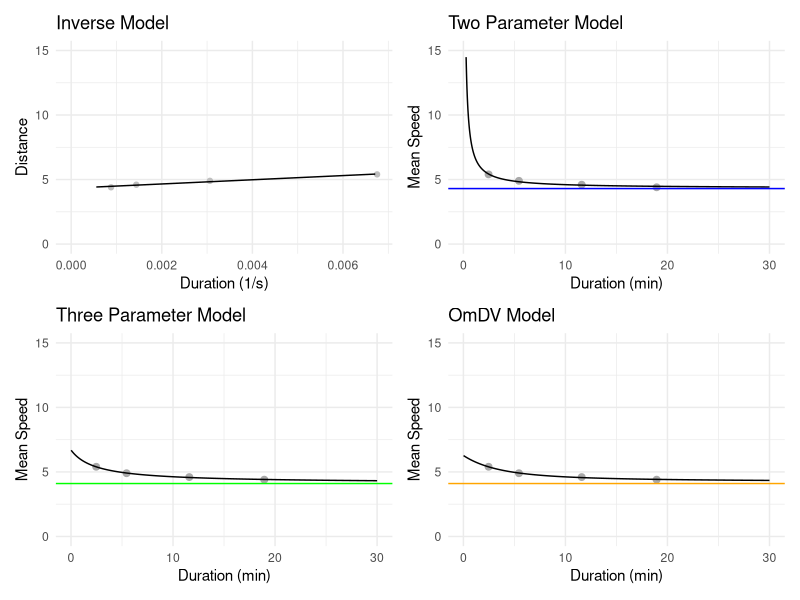

Write the R code that produced this figure.
## ---- chunk 1
#| code-fold: true
time.trials <- data.frame(distance = c(800, 1600, 3200, 5000),
                          duration = c(148.1, 326.6, 695.7, 1136.4),
                          mean.speed = c(5.4, 4.9, 4.6, 4.4))
time.trials$inverse.duration <- 1/time.trials$duration

knitr::kable(time.trials[, 1:3], col.names = c("Distance", "Duration", "Mean Velocity"))
## ---- chunk 2
inv.formula <- "mean.speed ~ inverse.duration"
inv.model <- lm(inv.formula, data = time.trials)
## ---- chunk 3
two.param.formula <- "mean.speed ~ d.prime/ duration + crit.speed"
two.param <- nls(two.param.formula, data = time.trials, start = c(d.prime = 150, crit.speed = 4))
## ---- chunk 4
three.param.formula <- "mean.speed ~ crit.speed + d.prime / (duration + d.prime / (max.speed - crit.speed))"
three.param <- nls(three.param.formula, data = time.trials, start = c(crit.speed = 4, d.prime = 150, max.speed = 9))
## ---- chunk 5
# since the data is simulated, nls() needs controls in place so that it doesn't return a warning or error 
omvd.formula <- "mean.speed ~ crit.speed + d.prime * (1 - exp(-1 * duration * (max.speed - crit.speed)/ d.prime))/ duration"
omvd <- nls(omvd.formula, data = time.trials, start = c(crit.speed = 4, d.prime = 150, max.speed = 9),
            control = nls.control(warnOnly = TRUE, minFactor = 1e-5, tol = 1e-10), 
            algorithm = "port", lower = c(2, 100, 5,8))
## ---- chunk 6
#| code-fold: true
summary(inv.model)
## ---- chunk 7
#| code-fold: true
summary(two.param)
## ---- chunk 8
#| code-fold: true
summary(three.param)
## ---- chunk 9
#| code-fold: true
summary(omvd)
## ---- chunk 10
#| code-fold: true
crit.speed.results <- data.frame(model = c("Inverse", "Two Parameter", "Three Parameter", "OmVD"),
                                 crit.speed = c(4.3, 4.3, 4.1, 4.2),
                                 max.speed = c(NA, NA, 6.7, 6.3),
                                 d.prime = c(162.5, 162.5, 371.1, 249.9))

knitr::kable(crit.speed.results, col.names = c("Model", "Critical Speed", "Max Speed", "D'"))
## ---- chunk 11
#| code-fold: true
library(ggplot2)
library(patchwork)

theme_set(theme_minimal())

new.data <- data.frame(duration = 1:1800)
new.data$inverse.duration <- 1/new.data$duration

new.data$inv.model <- predict(inv.model, newdata = new.data)
new.data$two.param <- predict(two.param, newdata = new.data)
new.data$three.param <- predict(three.param, newdata = new.data)
new.data$omvd <- predict(omvd, newdata = new.data)

p.inv <- ggplot(new.data, aes(x = inverse.duration, y = inv.model)) +
  geom_point(data = time.trials, aes(x = inverse.duration, y = mean.speed), colour = "grey") +
  geom_line() +
  xlab("Duration (1/s)") +
  ylab("Distance") +
  xlim(c(0, 0.0067521945)) +
  ylim(c(0, 15)) +
  ggtitle("Inverse Model")

p.two.param <- ggplot(new.data, aes(x = duration/60, y = two.param)) +
  geom_point(data = time.trials, aes(x = duration/60, y = mean.speed), colour = "darkgrey", size = 2) +
  geom_line() +
  geom_hline(aes(yintercept = 4.3), colour = "blue") +
  xlab("Duration (min)") +
  ylab("Mean Speed") +
  ylim(c(0, 15)) +
  ggtitle("Two Parameter Model")

p.three.param <- ggplot(new.data, aes(x = duration/60, y = three.param)) +
  geom_point(data = time.trials, aes(x = duration/60, y = mean.speed), colour = "darkgrey", size = 2) +
  geom_line() +
  geom_hline(aes(yintercept = 4.1), colour = "green") +
  xlab("Duration (min)") +
  ylab("Mean Speed") +
  ylim(c(0, 15)) +
  ggtitle("Three Parameter Model")

p.omvd <- ggplot(new.data, aes(x = duration/60, y = omvd)) +
  geom_point(data = time.trials, aes(x = duration/60, y = mean.speed), colour = "darkgrey", size = 2) +
  geom_line() +
  geom_hline(aes(yintercept = 4.1), colour = "orange") +
  xlab("Duration (min)") +
  ylab("Mean Speed") +
  ylim(c(0, 15)) +
  ggtitle("OmDV Model")

(p.inv + p.two.param + p.three.param + p.omvd)
